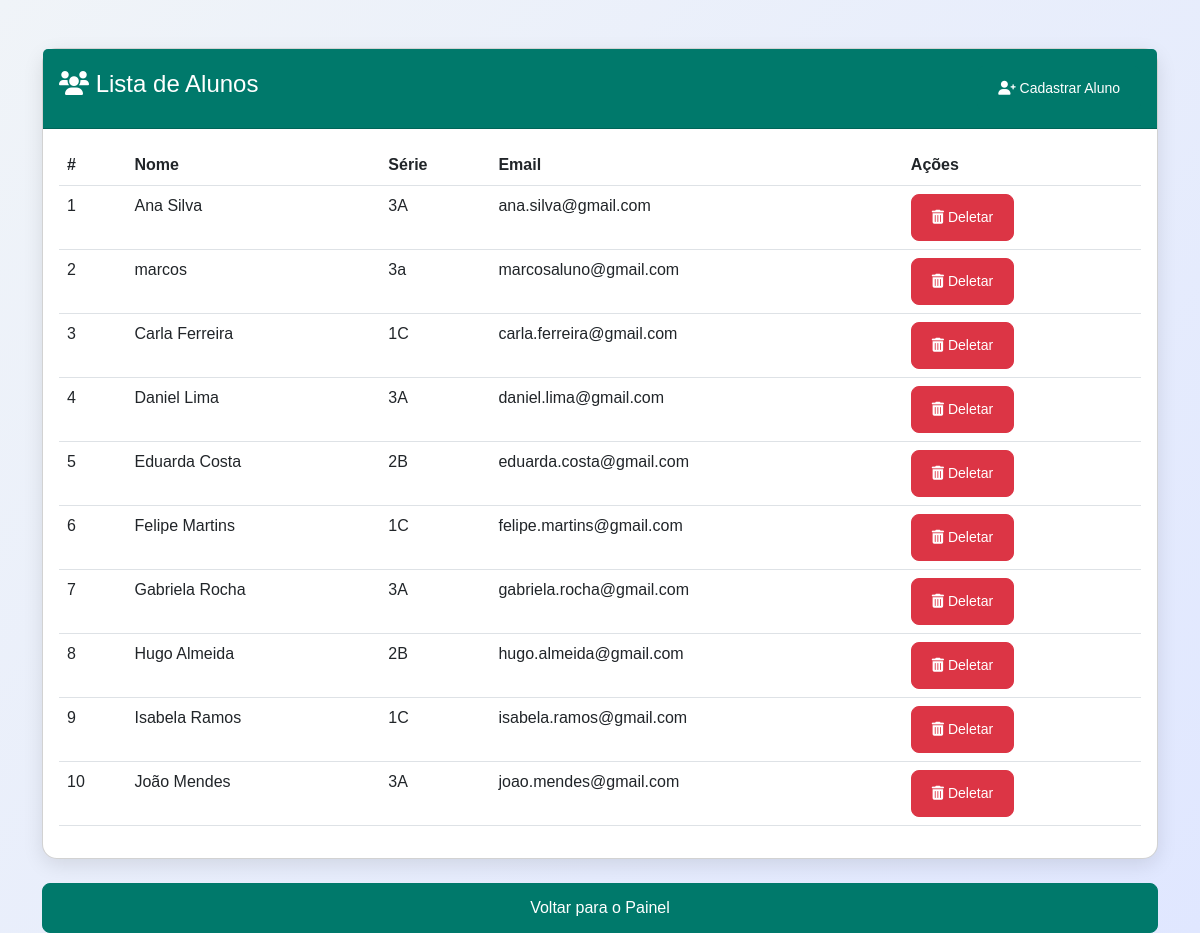
/frontend/lista_alunos.php (signed in), run on the app's committed database.
### tables this page shows
CREATE TABLE `alunos` (
  `id` int(11) NOT NULL,
  `nome` varchar(255) NOT NULL,
  `serie` varchar(50) NOT NULL,
  `email` varchar(255) NOT NULL,
  `senha` varchar(255) NOT NULL,
  `professor_id` int(11) DEFAULT NULL
);

### frontend/lista_alunos.php (the view, shortened to what this page needs)
<!DOCTYPE html>
<html lang="pt">
<head>
    <link href="https://cdn.jsdelivr.net/npm/bootstrap@5.3.0/dist/css/bootstrap.min.css" rel="stylesheet">
    <link href="https://cdnjs.cloudflare.com/ajax/libs/font-awesome/6.0.0-beta3/css/all.min.css" rel="stylesheet">
    <link rel="stylesheet" href="_css/lista_alunos.css">
</head>
<body>
    <div class="container mt-5">
        <div class="card">
            <div class="card-header">
                <div class="d-flex justify-content-between align-items-center">
                    <h4><i class="fas fa-users"></i> Lista de Alunos</h4>
                    <a href="cadastro_aluno.php" class="btn btn-primary btn-sm">
                        <i class="fas fa-user-plus"></i> Cadastrar Aluno
                    </a>
                </div>
            </div>
            <div class="card-body">
                <?php
                require '../includes/conn.php';
                $sql = "SELECT id, nome, serie, email FROM alunos";
                $result = $conn->query($sql);
                if ($result->num_rows > 0) {
                    echo "<table class='table table-hover'>
                            <thead>
                                <tr>
                                    <th>#</th>
                                    <th>Nome</th>
                                    <th>Série</th>
                                    <th>Email</th>
                                    <th>Ações</th>
                                </tr>
                            </thead>
                            <tbody>";
                    while ($row = $result->fetch_assoc()) {
                        echo "<tr>
                                <td>" . $row['id'] . "</td>
                                <td>" . $row['nome'] . "</td>
                                <td>" . $row['serie'] . "</td>
                                <td>" . $row['email'] . "</td>
                                <td>
                                    <a href='?deletar=" . $row['id'] . "' class='btn btn-danger btn-sm'>
                                        <i class='fas fa-trash-alt'></i> Deletar
                                    </a>
                                </td>
                            </tr>";
                    }
                    echo "</tbody></table>";
                } else {
                    echo "<p>Nenhum aluno cadastrado.</p>";
                }
                ?>
            </div>
        </div>
        <br>
                <a href="dashboard.php" class="btn btn-primary w-100" id="voltaDashboardId">Voltar para o Painel</a>
                <br>
    </div>
</body>
</html>

### frontend/_css/lista_alunos.css (style rules this page uses)
body { background: linear-gradient(135deg, #f0f4f8, #e0e7ff); font-family: 'Arial', sans-serif; color: #212121; }
.container { margin-top: 40px; }
.card { border-radius: 15px; box-shadow: 0px 6px 20px rgba(0, 0, 0, 0.1); }
.card-header { background-color: #00796b; color: white; border-radius: 15px 15px 0 0; padding: 1rem; }
.btn-primary { background-color: #00796b; border-color: #00796b; padding: 12px 20px; border-radius: 8px; transition: all 0.3s ease; }
.btn-danger { background-color: #dc3545; border-color: #dc3545; padding: 12px 20px; border-radius: 8px; transition: all 0.3s ease; }

### data on the page
alunos: id "1", nome "Ana Silva", serie "3A", email "ana.silva@gmail.com"
alunos: id "2", nome "marcos", serie "3a", email "marcosaluno@gmail.com"
alunos: id "3", nome "Carla Ferreira", serie "1C", email "carla.ferreira@gmail.com"
alunos: id "4", nome "Daniel Lima", serie "3A", email "daniel.lima@gmail.com"
alunos: id "5", nome "Eduarda Costa", serie "2B", email "eduarda.costa@gmail.com"
alunos: id "6", nome "Felipe Martins", serie "1C", email "felipe.martins@gmail.com"
alunos: id "7", nome "Gabriela Rocha", serie "3A", email "gabriela.rocha@gmail.com"
alunos: id "8", nome "Hugo Almeida", serie "2B", email "hugo.almeida@gmail.com"
alunos: id "9", nome "Isabela Ramos", serie "1C", email "isabela.ramos@gmail.com"
alunos: id "10", nome "João Mendes", serie "3A", email "joao.mendes@gmail.com"
